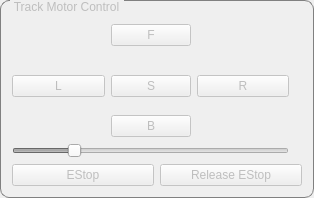
   <widget class="QGroupBox" name="motorControlGroupBox">
    <property name="enabled">
     <bool>false</bool>
    </property>
    <property name="geometry">
     <rect>
      <x>670</x>
      <y>0</y>
      <width>314</width>
      <height>198</height>
     </rect>
    </property>
    <property name="styleSheet">
     <string notr="true">QGroupBox{
	border:1px solid gray;
	border-radius: 9px;
	margin-top:0.5em;} 
 QGroupBox::title{
	subcontrol-origin:margin;
	left:10px;
	padding: 0 3 px 2 3px}</string>
    </property>
    <property name="title">
     <string>Track Motor Control</string>
    </property>
    <layout class="QGridLayout" name="gridLayout_7">
     <item row="0" column="0" rowspan="2" colspan="2">
      <layout class="QVBoxLayout" name="verticalLayout_16">
       <item>
        <layout class="QGridLayout" name="gridLayout_6">
         <item row="0" column="0">
          <spacer name="horizontalSpacer">
           <property name="orientation">
            <enum>Qt::Horizontal</enum>
           </property>
           <property name="sizeHint" stdset="0">
            <size>
             <width>18</width>
             <height>20</height>
            </size>
           </property>
          </spacer>
         </item>
         <item row="0" column="1" rowspan="2">
          <widget class="QPushButton" name="forwardButton">
           <property name="text">
            <string>F</string>
           </property>
           <property name="iconSize">
            <size>
             <width>32</width>
             <height>32</height>
            </size>
           </property>
          </widget>
         </item>
         <item row="0" column="2">
          <spacer name="horizontalSpacer_2">
           <property name="orientation">
            <enum>Qt::Horizontal</enum>
           </property>
           <property name="sizeHint" stdset="0">
            <size>
             <width>18</width>
             <height>20</height>
            </size>
           </property>
          </spacer>
         </item>
         <item row="2" column="0" rowspan="2">
          <widget class="QPushButton" name="leftButton">
           <property name="text">
            <string>L</string>
           </property>
           <property name="iconSize">
            <size>
             <width>32</width>
             <height>32</height>
            </size>
           </property>
          </widget>
         </item>
         <item row="2" column="1" rowspan="2">
          <widget class="QPushButton" name="stopButton">
           <property name="text">
            <string>S</string>
           </property>
           <property name="iconSize">
            <size>
             <width>32</width>
             <height>32</height>
            </size>
           </property>
          </widget>
         </item>
         <item row="2" column="2" rowspan="2">
          <widget class="QPushButton" name="rightButton">
           <property name="text">
            <string>R</string>
           </property>
           <property name="iconSize">
            <size>
             <width>32</width>
             <height>32</height>
            </size>
           </property>
          </widget>
         </item>
         <item row="3" column="4" rowspan="2">
          <spacer name="verticalSpacer_8">
           <property name="orientation">
            <enum>Qt::Vertical</enum>
           </property>
           <property name="sizeHint" stdset="0">
            <size>
             <width>13</width>
             <height>37</height>
            </size>
           </property>
          </spacer>
         </item>
         <item row="4" column="0">
          <spacer name="horizontalSpacer_3">
           <property name="orientation">
            <enum>Qt::Horizontal</enum>
           </property>
           <property name="sizeHint" stdset="0">
            <size>
             <width>18</width>
             <height>20</height>
            </size>
           </property>
          </spacer>
         </item>
         <item row="4" column="1">
          <widget class="QPushButton" name="backwardButton">
           <property name="text">
            <string>B</string>
           </property>
          </widget>
         </item>
         <item row="5" column="0" colspan="3">
          <widget class="QSlider" name="robotHSlider">
           <property name="minimum">
            <number>50</number>
           </property>
           <property name="maximum">
            <number>1000</number>
           </property>
           <property name="value">
            <number>250</number>
           </property>
           <property name="orientation">
            <enum>Qt::Horizontal</enum>
           </property>
          </widget>
         </item>
        </layout>
       </item>
       <item>
        <layout class="QHBoxLayout" name="horizontalLayout_4">
         <item>
          <layout class="QVBoxLayout" name="verticalLayout_17">
           <item>
            <widget class="QPushButton" name="eStopButton">
             <property name="text">
              <string>EStop</string>
             </property>
             <property name="iconSize">
              <size>
               <width>32</width>
               <height>32</height>
              </size>
             </property>
            </widget>
           </item>
          </layout>
         </item>
         <item>
          <layout class="QVBoxLayout" name="verticalLayout_18">
           <item>
            <widget class="QPushButton" name="releaseEStopButton">
             <property name="text">
              <string>Release EStop</string>
             </property>
             <property name="iconSize">
              <size>
               <width>32</width>
               <height>32</height>
              </size>
             </property>
            </widget>
           </item>
          </layout>
         </item>
        </layout>
       </item>
      </layout>
     </item>
    </layout>
   </widget>
